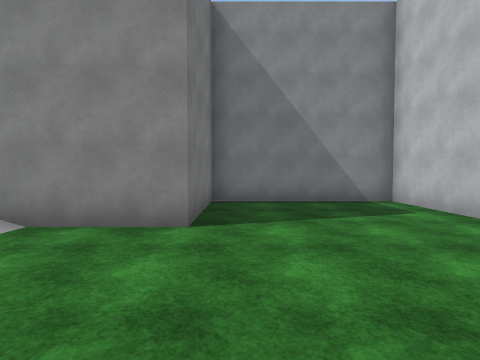
View 1 (above)

23 first-person views from a walk through a Unity game level. The camera is 1.5 m above the floor, tilts 2° down and sees 85° across. The floor is counted in squares, 2 m on a side. Each view is taken from the middle of a square. On the plan, view 1 faces up. The plan holds only what a view shows up to about 9 squares ahead; the rest is blank. The place goes on beyond the plan. The player is left out. Surface patterns are stand-ins for the level's own textures.

View 2
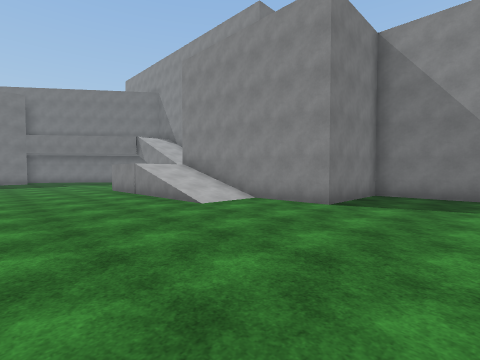

View 3
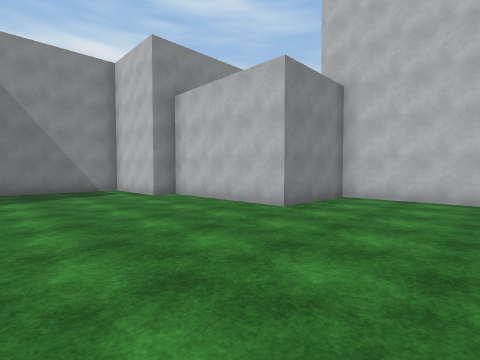

View 4
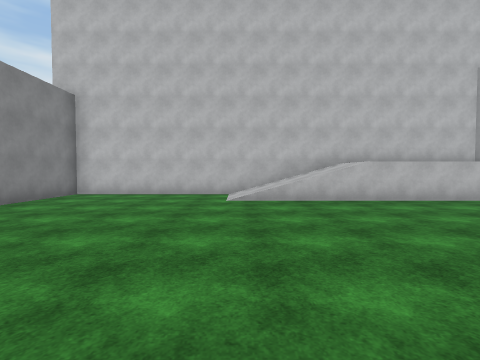

View 5
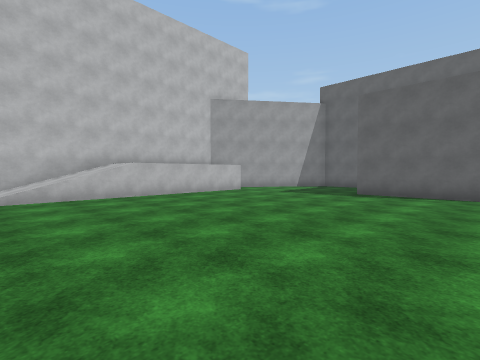

View 6
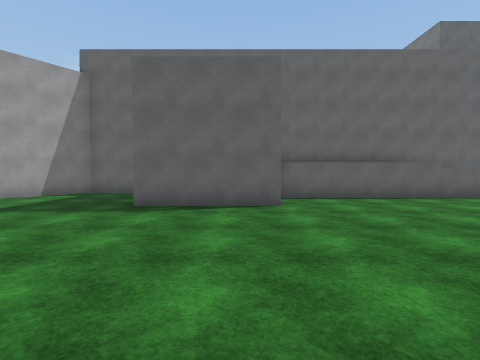

View 7
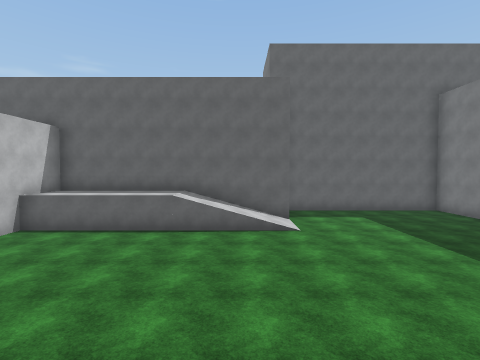

View 8
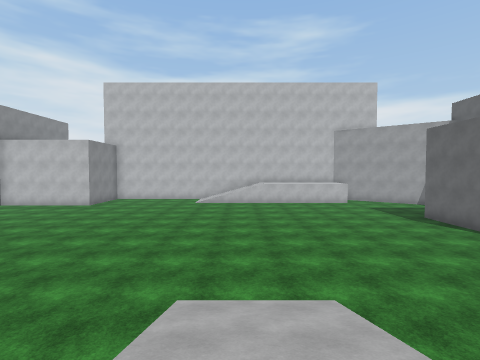

View 9
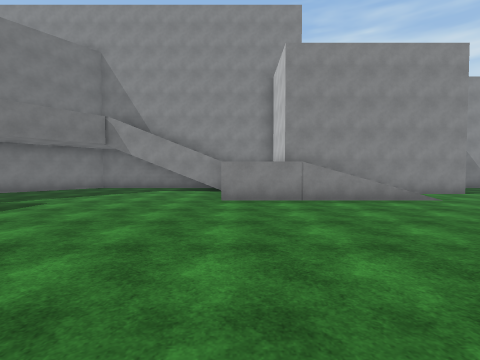

View 10
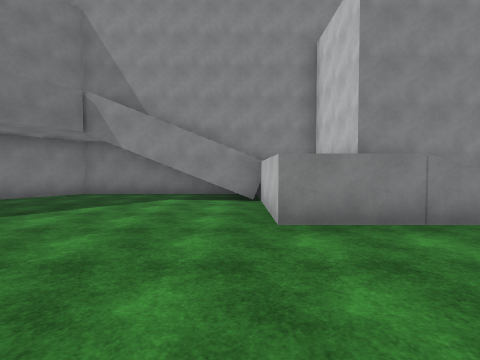

View 11
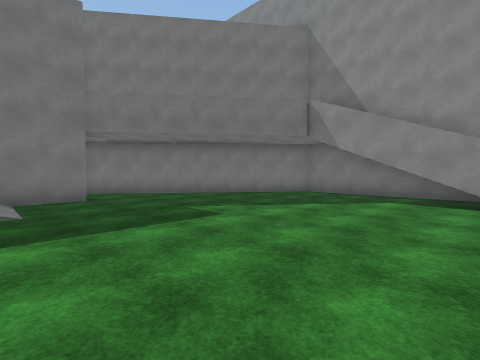

View 12
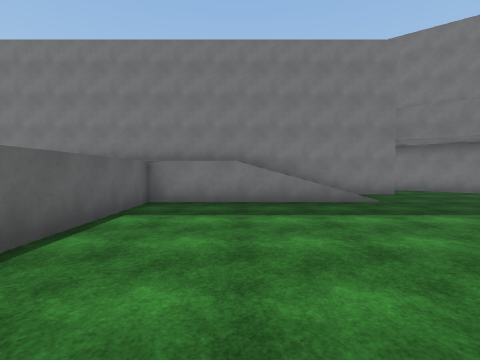

View 13
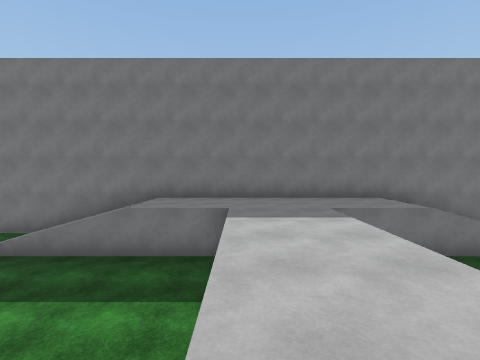

View 14
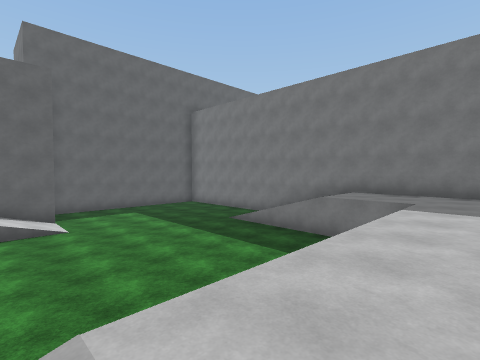

View 15
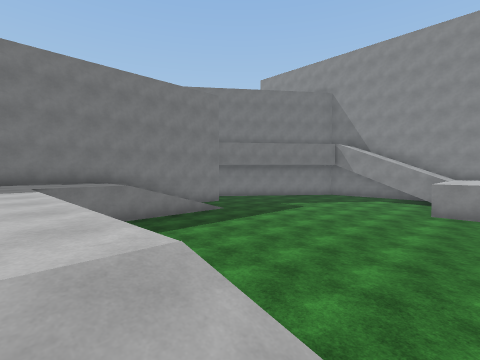

View 16
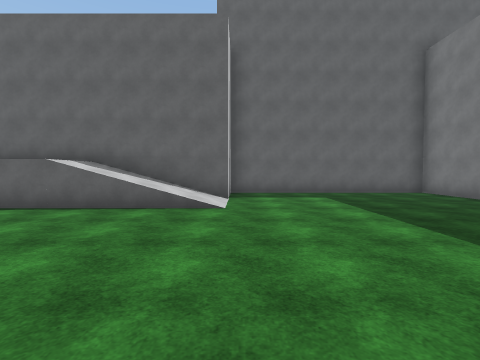

View 17
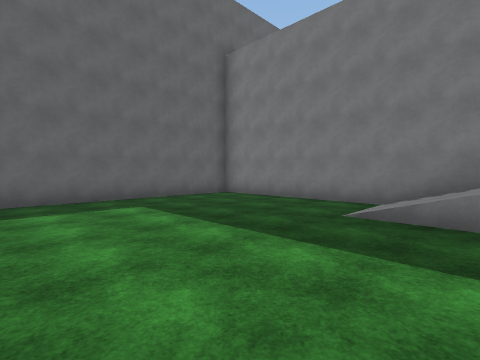

View 18
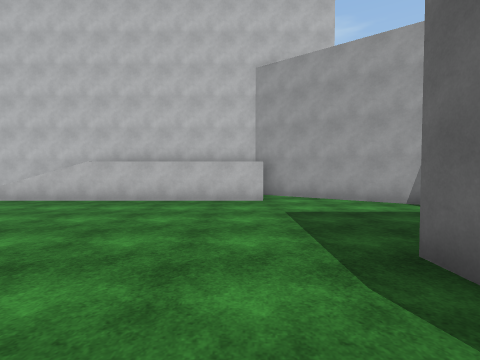

View 19
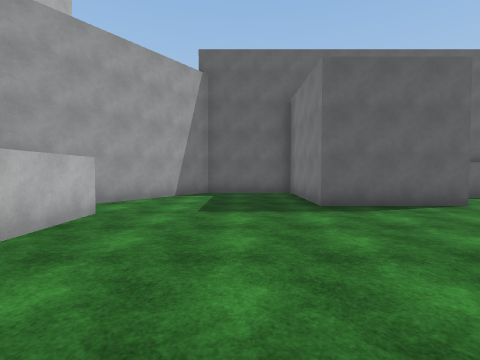

View 20
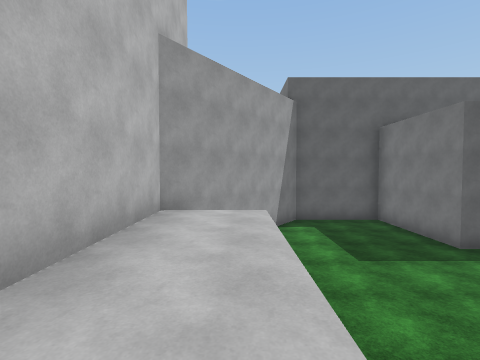

View 21
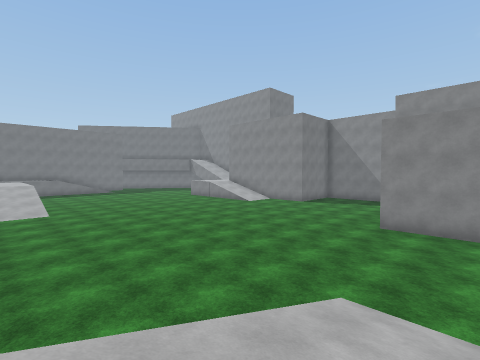

View 22
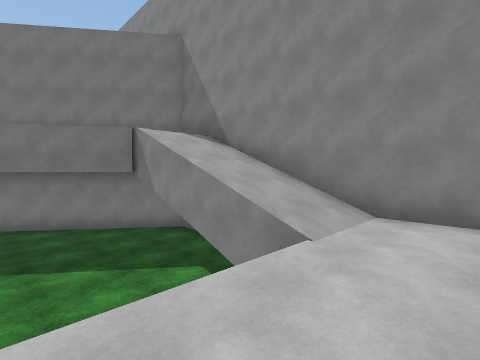

View 23
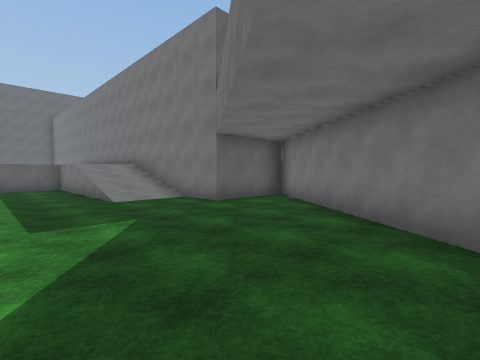

### Floor plan
Key: @ floor where view 1 was taken; # wall or solid block; . main floor; : floor 2 m higher than the main floor; / step, stairs or slope.
Columns run from 19 left of view 1 to 8 right of it. Each row starts with its distance up from view 1.
  7     ##########    ######
  6     #....//::#    #....#
  5    ##....//::#    #....#
  4   ##.......::######....##
  3  ##........::////.......#
  2 ##.........::////.......#
  1 #.......................#
  0 ###................@....####
 -1   #........................#
 -2   #//......................#
 -3   #//.........  ...........#
 -4   #//........  ............#
 -5   #//........ .............#
 -6   #::....................//#
 -7   #:://////////..........//#
 -8   #::::::::////..........//#
 -9   #::::::::/ //..........//#
-10   #::....    ............::#
-11   #::....................::#
-12   #//....................::#
-13   #//....................::#
-14   #//.....................##
-15   #...............###.....#
-16   #.......///////.###....##
-17   #.......///:::::###...##
-18   #.......######### #####
-19   #.......#
-20   #########

Positions as (right, up) in squares from view 1, and headings:
1: (0, 0), facing up
2: (2, -2), facing up-left
3: (0, -4), facing up-right
4: (-1, -6), facing right
5: (-2, -6), facing down-right
6: (-1, -9), facing down
7: (-8, -9), facing down
8: (-8, -8), facing right
9: (-8, -5), facing up
10: (-9, -2), facing up
11: (-9, -2), facing up-left
12: (-8, -5), facing left
13: (-9, -9), facing left
14: (-8, -8), facing down-left
15: (-7, -8), facing up-left
16: (-10, -11), facing down
17: (-10, -13), facing down-left
18: (-1, -13), facing right
19: (3, -9), facing down
20: (6, -9), facing down
21: (7, -9), facing up-left
22: (-7, 2), facing up-left
23: (-12, 5), facing down-left
